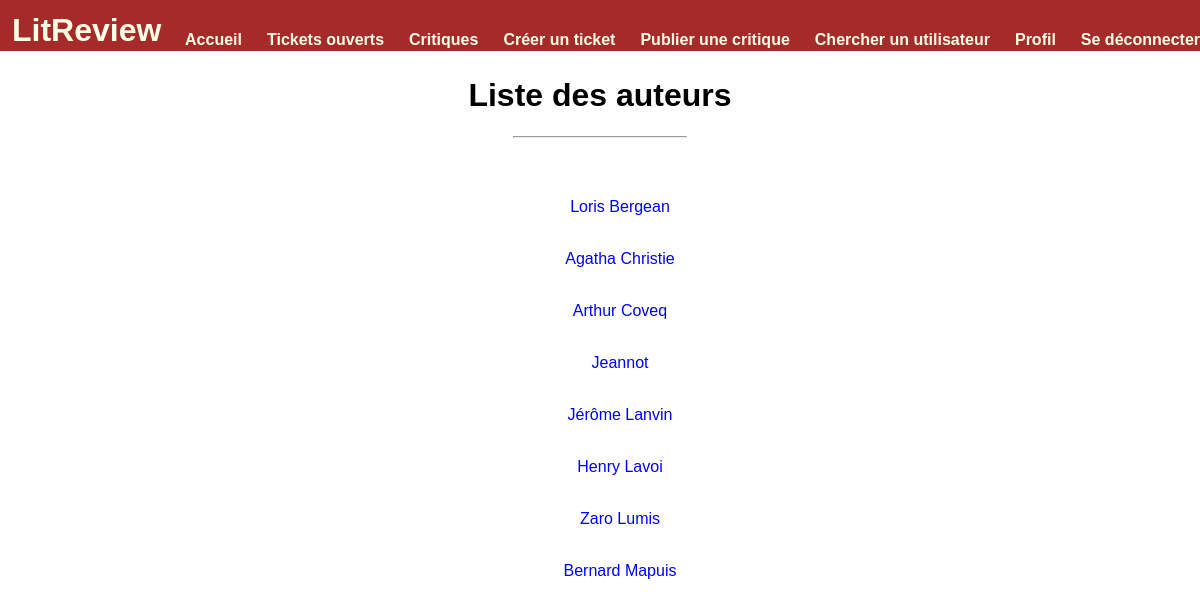
The page /author/ (signed in) on the database its author committed.
### blog/models.py (models this page shows, shortened)
class Review(models.Model):
    RATING_CHOICE = [(1, "1"), (2, "2"), (3, "3"), (4, "4"), (5, "5")]
    ticket = models.ForeignKey(to=Ticket, on_delete=models.CASCADE, blank=True, null=True)
    rating = models.PositiveSmallIntegerField(verbose_name='Notes', choices=RATING_CHOICE)
    headline = models.CharField(verbose_name="Titre", max_length=128)
    body = models.TextField(verbose_name="Critique", max_length=8192, blank=True)
    user = models.ForeignKey(to=settings.AUTH_USER_MODEL, on_delete=models.CASCADE)
    time_created = models.DateTimeField(auto_now_add=True)
    content_reference = models.CharField(verbose_name='Titre de la référence', max_length=80, blank=True, null=True)
    content_author = models.CharField(verbose_name='Nom de l\'auteur', max_length=80, blank=True, null=True)
    content_picture = models.ImageField(verbose_name='Image', upload_to='ticket', blank=True, null=True)
    publication_year = models.IntegerField(verbose_name='Date de publication',
                                           validators=[MinValueValidator(-400),
                                                       MaxValueValidator(datetime.date.today().year+1)],
                                           blank=True, null=True)
    class Meta:
        ordering = ['-time_created']

class Ticket(models.Model):
    content_reference = models.CharField(verbose_name='Titre de la référence', max_length=80)
    content_author = models.CharField(verbose_name='Nom de l\'auteur', max_length=80)
    content_picture = models.ImageField(verbose_name='Image', upload_to='ticket', blank=True, null=True)
    publication_year = models.IntegerField(verbose_name='Date de publication',
                                           validators=[MinValueValidator(-400),
                                                       MaxValueValidator(datetime.date.today().year+1)],
                                           blank=True, null=True)
    user = models.ForeignKey(settings.AUTH_USER_MODEL, on_delete=models.CASCADE, blank=True, null=True)
    user_comment = models.TextField(verbose_name='Commentaire', max_length=300)
    status = models.BooleanField(default=True)
    time_created = models.DateTimeField(auto_now_add=True, blank=True, null=True)
    class Meta:
        ordering = ['-time_created']

### blog/views.py (the view)
# urls.py: path('author/', views.show_authors, name='authors'),
@login_required
def show_authors(request):
    tickets = Ticket.objects.all()
    reviews = Review.objects.all()
    authors_references = [item.content_author for item in tickets]
    authors_references.extend([item.content_author for item in reviews])
    authors_references = set(authors_references)
    authors_references = sorted(authors_references, key=lambda x: str(x.split()[1]) if (' ' in x) else str(x))
    return render(request, 'tickets_reviews/authors_list.html', context={'authors': authors_references})

### blog/templates/tickets_reviews/authors_list.html (shortened to what this page needs)
{% extends 'base.html' %}
{% block content %}
<h1>Liste des auteurs</h1>
<hr><br><br>
{% for author in authors %}
    <ul>
        <li>
            <a href="{% url 'author-page' author %}">{{ author }}</a>
            <br><br>
        </li>
    </ul>
{% endfor %}
{% endblock %}

### static/apps.css (style rules this page uses)
html { font-family: Arial; -ms-overflow-style: none; scrollbar-width: none; }
a, a:visited { text-decoration: none; color: blue; }
li { list-style-type: none; }
hr { width: 15%; }

### rows shown on the page
Review: authors "Loris Bergean"
Review: authors "Agatha Christie"
Review: authors "Arthur Coveq"
Review: authors "Jeannot"
Ticket: authors "Jérôme Lanvin"
Review: authors "Henry Lavoi"
Review: authors "Zaro Lumis"
Ticket: authors "Bernard Mapuis"
